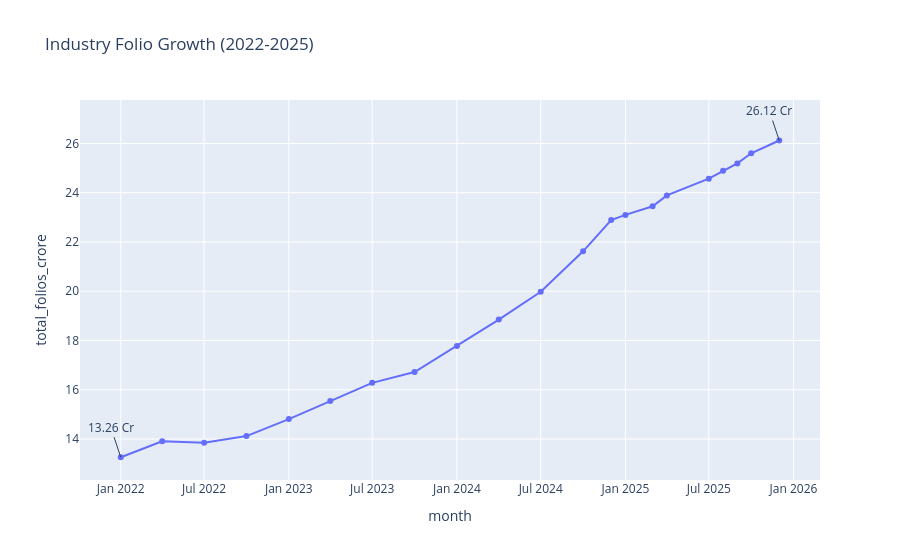

Notebook cell for this chart:
### Code cell
start = folio.iloc[0]
end = folio.iloc[-1]

fig.add_annotation(
    x=str(start["month"]),
    y=start["total_folios_crore"],
    text=f"{start['total_folios_crore']} Cr",
    showarrow=True
)

fig.add_annotation(
    x=str(end["month"]),
    y=end["total_folios_crore"],
    text=f"{end['total_folios_crore']} Cr",
    showarrow=True
)

fig.show()

### Figure 1 — Plotly figure (JSON) as saved in the notebook; plotly's stock layout.template omitted (floating-point values rounded to 4 significant figures)
{"data": [{"hovertemplate": "month=%{x}<br>total_folios_crore=%{y}<extra></extra>", "legendgroup": "", "line": {"color": "#636efa", "dash": "solid"}, "marker": {"symbol": "circle"}, "mode": "lines+markers", "name": "", "orientation": "v", "showlegend": false, "type": "scatter", "x": ["2022-01-01T00:00:00", "2022-04-01T00:00:00", "2022-07-01T00:00:00", "2022-10-01T00:00:00", "2023-01-01T00:00:00", "2023-04-01T00:00:00", "2023-07-01T00:00:00", "2023-10-01T00:00:00", "2024-01-01T00:00:00", "2024-04-01T00:00:00", "2024-07-01T00:00:00", "2024-10-01T00:00:00", "2024-12-01T00:00:00", "2025-01-01T00:00:00", "2025-03-01T00:00:00", "2025-04-01T00:00:00", "2025-07-01T00:00:00", "2025-08-01T00:00:00", "2025-09-01T00:00:00", "2025-10-01T00:00:00", "2025-12-01T00:00:00"], "xaxis": "x", "y": [13.26, 13.91, 13.85, 14.12, 14.81, 15.54, 16.28, 16.72, 17.78, 18.85, 19.98, 21.62, 22.89, 23.1, 23.45, 23.89, 24.57, 24.89, 25.19, 25.6, 26.12], "yaxis": "y"}], "layout": {"annotations": [{"showarrow": true, "text": "13.26 Cr", "x": "2022-01-01 00:00:00", "y": 13.26}, {"showarrow": true, "text": "26.12 Cr", "x": "2025-12-01 00:00:00", "y": 26.12}], "legend": {"tracegroupgap": 0}, "title": {"text": "Industry Folio Growth (2022-2025)"}, "xaxis": {"anchor": "y", "domain": [0, 1], "title": {"text": "month"}}, "yaxis": {"anchor": "x", "domain": [0, 1], "title": {"text": "total_folios_crore"}}}}
